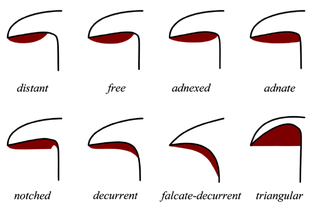
#> input picture gill_attachment.png, 312 x 210 px, shrunk from 657 x 443 before the run
$ jupyter execute --allow-errors 'mushroom_classification_수정.ipynb'   (shell and % lines are left out)
#> lines starting #> are read from the running program, lines starting #| are printed output that depends on the picture
## 전처리 과정
### 필요하다고 생각되는 전처리 과정들
- 결측치 처리는 해당사항 없음
### 0. EDA
### 1.  Target Labeling / Encoding 작업 필요 (e : 0, p : 1)
    - df['class'] = df['class'].map({'e' : 0, 'p':1})
### 2. Feature Endocing
    - cap-shape, cap-color, odor, gill-color 등 대부분이 알파벳으로 된 범주형 변수
    - 해당 컬럼들은 모두 label encoding 혹은 One-Hot Encoding 작업 필요
    - df_dncoded = pd.get_dummies(df.drop('class', axis=1))

### 3. Feature/Label 분리
### 4. Train/Test 분리
### 5. Feature Importance 탐색 (odor 가 독성에 영향을 많이 준다고 함)
### 6. 모델 선정 및 학습
### 7. 성능 지표 확인하기 (f1-score, Confusion matrix)

[cell 1]
import pandas as pd
import numpy as np
import seaborn as sns
import matplotlib.pyplot as plt
import cv2

from sklearn.preprocessing import LabelEncoder, StandardScaler
from sklearn.model_selection import train_test_split, GridSearchCV, ParameterGrid, KFold, StratifiedKFold
from sklearn.ensemble import RandomForestClassifier, GradientBoostingClassifier
from sklearn.neighbors import KNeighborsClassifier
from sklearn.tree import DecisionTreeClassifier
from sklearn.linear_model import SGDClassifier, LogisticRegression
from sklearn.naive_bayes import GaussianNB
from sklearn.metrics import accuracy_score, precision_score
from xgboost import XGBClassifier

#> (a cell that did not finish here is left out)

## 1-1) Check basic statistics by Using describe()

#> (a cell that did not finish here is left out)

#> (a cell that did not finish here is left out)

## 1-7) 결손 데이터 처리해보기.
결측 데이터는 '?'로 설정 되어있음. -> 해당 데이터를 Nan으로 바꿈으로써 결측값 처리를 해보자

#> (a cell that did not finish here is left out)

#> (a cell that did not finish here is left out)

- 해당 stalk-root column은 2480개의 결측값이 있음
- stalk-root column을 삭제하기

#> (a cell that did not finish here is left out)

#> (a cell that did not finish here is left out)

## 추가로 veil-type column 부터 마지막 column까지 모두 drop
-> EDA 결과 해당 Columns 은 mushroom의 독성과 큰 연관이 없다고 판단

#> (a cell that did not finish here is left out)

## - - - - - - - - - - - - - - - - - - - - - - - - - - - - - - - - - - - -

# 2. 분류 데이터 사용할 수 있게 가공해보기
1. 독립 변수, 종속 변수 결정하기
2. 독립 변수, 종속 변수로 쓰지 않을 컬럼들은 Drop하기
3. 결손값 처리해보기
4. 새로운 DataFrame에 저장해보기
5. 새로운 DataFrame을 종속변수 (Y, Target)과 독립변수 (X, Feature)로 나누어 각각 저장하기 [목표 : 종속 변수] [feature : 독립변수]

### Column별 데이터 설명
- class : 식용(e) / 독(p)
- cap-shape : 버섯 머리 모양
- cap-surface : 버섯 머리 표면 (섬유, 비닐처럼 뒤덮힌..., 물결모양)
- cap-color : 버섯 머리 색
- bruises : 멍..?
- odor : 냄새 (nutty한 냄새인지, 비린내, 톡쏘는 냄새 등)
- gill-attachment : 버섯의 아가미 (버섯 머리 밑부분) [ 참고 사진 밑에 첨부 ]
- gill-spacing & gill-size : 각 버섯 아가미의 밀도와 사이즈
- gill-color : 버섯 아가미의 색
- stalk-root :

[cell 10]
img1 = cv2.imread('gill_attachment.png')
#> img1 is the input picture: shape (210, 312, 3); mean B, G, R 233.7, 233.7, 239.1
img2 = cv2.imread("Mushroom_Diagram.jpg")
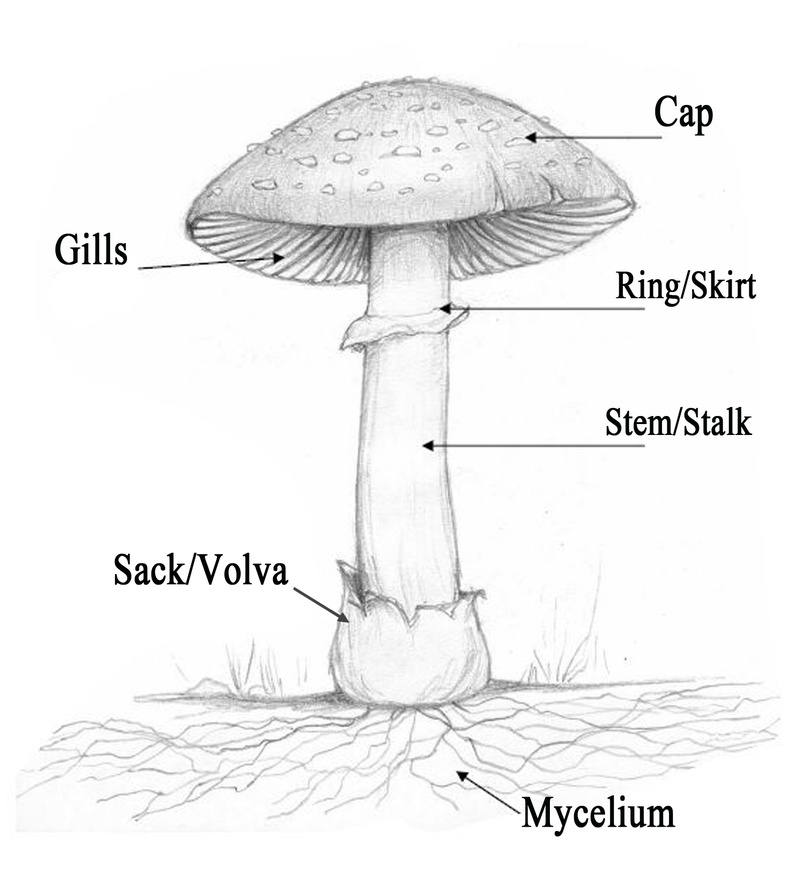
#> input picture Mushroom_Diagram.jpg, 812 x 869 px, shrunk from 1710 x 1830 before the run
#> img2 is the input picture: shape (869, 812, 3); mean B, G, R 242.8, 242.8, 242.8

fig = plt.figure(figsize=(10, 4))
rows=1
cols=2

ax1 = fig.add_subplot(rows, cols, 1)
ax1.imshow(cv2.cvtColor(img1, cv2.COLOR_BGR2RGB))
ax1.set_title("Gill_attachment of mushrooms")
ax1.axis("off")

ax2 = fig.add_subplot(rows, cols, 2)
ax2.imshow(cv2.cvtColor(img2, cv2.COLOR_BGR2RGB))
ax2.set_title("Mushroom_Diagram")
ax2.axis("off")
#show iage
plt.show()
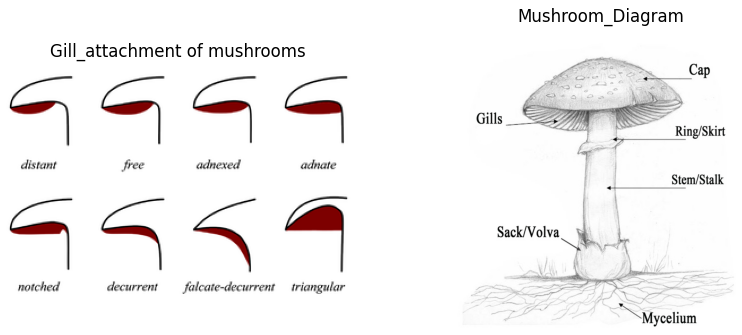
#> figure drawn by matplotlib, 2 panels
